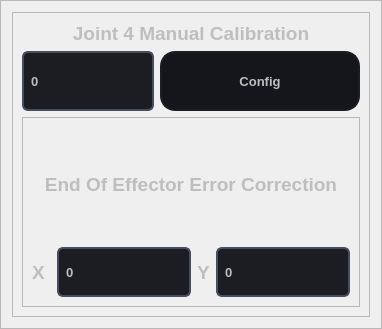
                  <widget class="QFrame" name="frame_34">
                   <property name="frameShape">
                    <enum>QFrame::StyledPanel</enum>
                   </property>
                   <property name="frameShadow">
                    <enum>QFrame::Raised</enum>
                   </property>
                   <layout class="QGridLayout" name="gridLayout_32">
                    <item row="0" column="0">
                     <widget class="QFrame" name="frame_41">
                      <property name="frameShape">
                       <enum>QFrame::StyledPanel</enum>
                      </property>
                      <property name="frameShadow">
                       <enum>QFrame::Raised</enum>
                      </property>
                      <layout class="QGridLayout" name="gridLayout_30">
                       <item row="2" column="0" colspan="2">
                        <widget class="QFrame" name="frame_42">
                         <property name="minimumSize">
                          <size>
                           <width>0</width>
                           <height>190</height>
                          </size>
                         </property>
                         <property name="frameShape">
                          <enum>QFrame::StyledPanel</enum>
                         </property>
                         <property name="frameShadow">
                          <enum>QFrame::Raised</enum>
                         </property>
                         <layout class="QGridLayout" name="gridLayout_38">
                          <item row="1" column="3">
                           <widget class="QLabel" name="label_34">
                            <property name="font">
                             <font>
                              <family>Segoe UI</family>
                              <pointsize>14</pointsize>
                              <weight>75</weight>
                              <bold>true</bold>
                             </font>
                            </property>
                            <property name="styleSheet">
                             <string notr="true">color: rgb(190, 190, 190);</string>
                            </property>
                            <property name="text">
                             <string>Y</string>
                            </property>
                           </widget>
                          </item>
                          <item row="1" column="0">
                           <widget class="QLabel" name="label_28">
                            <property name="font">
                             <font>
                              <family>Segoe UI</family>
                              <pointsize>14</pointsize>
                              <weight>75</weight>
                              <bold>true</bold>
                             </font>
                            </property>
                            <property name="styleSheet">
                             <string notr="true">color: rgb(190, 190, 190);</string>
                            </property>
                            <property name="text">
                             <string>X</string>
                            </property>
                           </widget>
                          </item>
                          <item row="0" column="0" colspan="5">
                           <widget class="QLabel" name="label_26">
                            <property name="font">
                             <font>
                              <family>Segoe UI</family>
                              <pointsize>14</pointsize>
                              <weight>75</weight>
                              <bold>true</bold>
                             </font>
                            </property>
                            <property name="styleSheet">
                             <string notr="true">color: rgb(190, 190, 190);</string>
                            </property>
                            <property name="text">
                             <string>End Of Effector Error Correction</string>
                            </property>
                            <property name="alignment">
                             <set>Qt::AlignCenter</set>
                            </property>
                           </widget>
                          </item>
                          <item row="1" column="4">
                           <widget class="QLineEdit" name="lineEdit_Y_correction">
                            <property name="minimumSize">
                             <size>
                              <width>0</width>
                              <height>50</height>
                             </size>
                            </property>
                            <property name="font">
                             <font>
                              <family>Segoe UI</family>
                              <pointsize>10</pointsize>
                              <weight>75</weight>
                              <bold>true</bold>
                             </font>
                            </property>
                            <property name="styleSheet">
                             <string notr="true">QLineEdit{
	color: rgb(190, 190, 190);
	border:2px solid rgb(69, 78, 95);
	border-radius:6px;
	padding-left:5px;
	background-color: rgb(27, 29, 35);
}

QLineEdit:Hover{
border:2px solid rgb(84, 95, 116);
}</string>
                            </property>
                            <property name="text">
                             <string>0</string>
                            </property>
                           </widget>
                          </item>
                          <item row="1" column="2">
                           <widget class="QLineEdit" name="lineEdit_X_correction">
                            <property name="minimumSize">
                             <size>
                              <width>0</width>
                              <height>50</height>
                             </size>
                            </property>
                            <property name="font">
                             <font>
                              <family>Segoe UI</family>
                              <pointsize>10</pointsize>
                              <weight>75</weight>
                              <bold>true</bold>
                             </font>
                            </property>
                            <property name="styleSheet">
                             <string notr="true">QLineEdit{
	color: rgb(190, 190, 190);
	border:2px solid rgb(69, 78, 95);
	border-radius:6px;
	padding-left:5px;
	background-color: rgb(27, 29, 35);
}

QLineEdit:Hover{
border:2px solid rgb(84, 95, 116);
}</string>
                            </property>
                            <property name="text">
                             <string>0</string>
                            </property>
                           </widget>
                          </item>
                         </layout>
                        </widget>
                       </item>
                       <item row="1" column="0">
                        <widget class="QLineEdit" name="lineEdit_J4_manual">
                         <property name="minimumSize">
                          <size>
                           <width>0</width>
                           <height>60</height>
                          </size>
                         </property>
                         <property name="font">
                          <font>
                           <family>Segoe UI</family>
                           <pointsize>10</pointsize>
                           <weight>75</weight>
                           <bold>true</bold>
                          </font>
                         </property>
                         <property name="styleSheet">
                          <string notr="true">QLineEdit{
	color: rgb(190, 190, 190);
	border:2px solid rgb(69, 78, 95);
	border-radius:6px;
	padding-left:5px;
	background-color: rgb(27, 29, 35);
}

QLineEdit:Hover{
border:2px solid rgb(84, 95, 116);
}</string>
                         </property>
                         <property name="text">
                          <string>0</string>
                         </property>
                        </widget>
                       </item>
                       <item row="1" column="1">
                        <widget class="QPushButton" name="pushButton_J4_manual">
                         <property name="minimumSize">
                          <size>
                           <width>200</width>
                           <height>60</height>
                          </size>
                         </property>
                         <property name="font">
                          <font>
                           <family>Segoe UI</family>
                           <pointsize>10</pointsize>
                           <weight>75</weight>
                           <bold>true</bold>
                          </font>
                         </property>
                         <property name="styleSheet">
                          <string notr="true">QPushButton{
background-color: rgb(20, 22, 28);
color: rgb(190, 190, 190);
border:2px solid rgb(27, 29, 35);
border-radius:15px;
}

QPushButton:hover{
	border:2px solid rgb(77, 77, 77);
	background-color: rgb(77, 77, 77);
}</string>
                         </property>
                         <property name="text">
                          <string>Config</string>
                         </property>
                        </widget>
                       </item>
                       <item row="0" column="0" colspan="2">
                        <widget class="QLabel" name="label_68">
                         <property name="font">
                          <font>
                           <family>Segoe UI</family>
                           <pointsize>14</pointsize>
                           <weight>75</weight>
                           <bold>true</bold>
                          </font>
                         </property>
                         <property name="styleSheet">
                          <string notr="true">color: rgb(190, 190, 190);</string>
                         </property>
                         <property name="text">
                          <string>Joint 4 Manual Calibration</string>
                         </property>
                         <property name="alignment">
                          <set>Qt::AlignCenter</set>
                         </property>
                        </widget>
                       </item>
                      </layout>
                     </widget>
                    </item>
                   </layout>
                  </widget>
